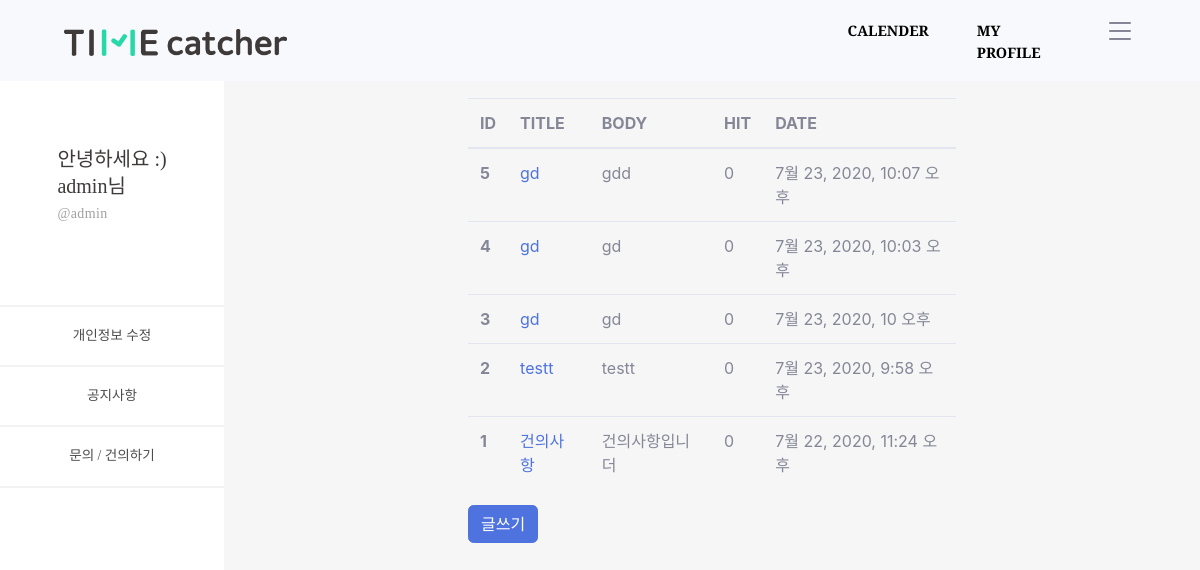
The page /timeApp/customer/ (signed in) on the database as committed earlier.
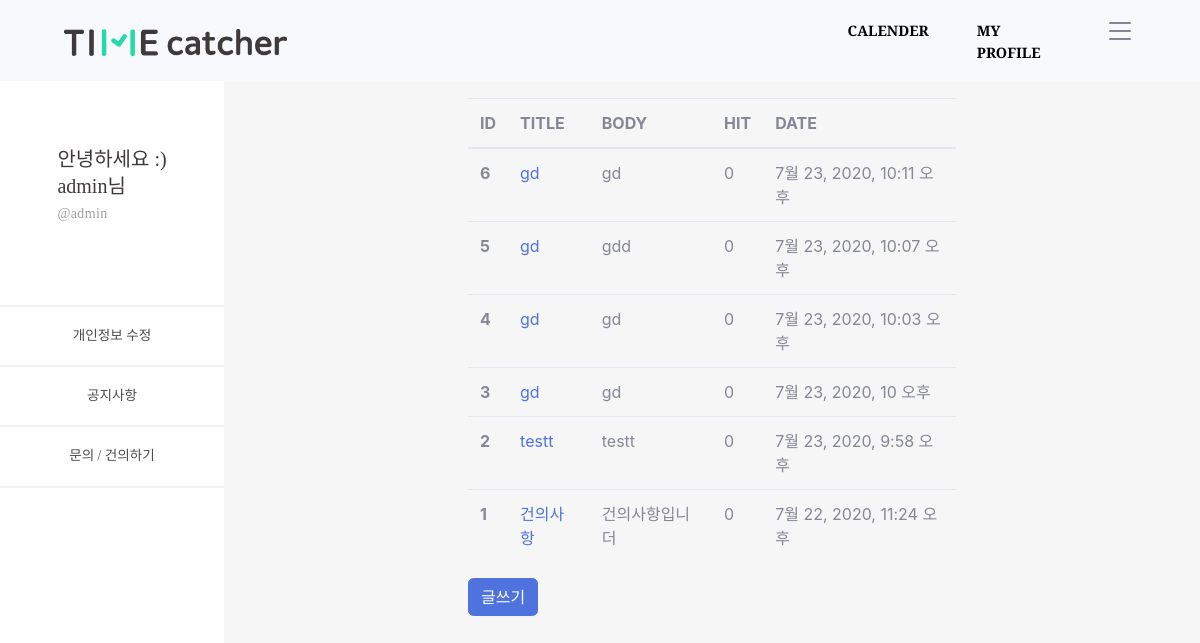
The same page on the database as committed later.
### timeApp/models.py (models this page shows, shortened)
class Customer(models.Model):
    objects = models.Manager()
    c_title = models.CharField(max_length=100)
    c_body = models.TextField()
    c_hit = models.PositiveIntegerField(default=0)
    c_input_date = models.DateTimeField('date published', default=timezone.now)

### timeApp/views.py (the view)
# urls.py: path('customer/', views.customer, name='customer'),
def customer(request):
    customers = Customer.objects.all().order_by('-id')
    conn_user = request.user
    conn_profile = Profile.objects.get(user=conn_user)
    context = {
        'id' : conn_user.username,
        'nick' : conn_profile.nick,
        'customers' : customers,
    }
    return render(request, 'customer.html', context=context)

### timeApp/templates/customer.html
{% extends 'base_side.html' %}
{% load static %}
{% block content_side %}
<div id="content-wrapper" style="background-color: #f6f6f6;" class="d-flex justify-content-center">
  <div class="cantrion" style="margin-top: 10%; width: 50%;">
    <table class="table">
      <thead>
        <tr>
          <th scope="col">ID</th>
          <th scope="col">TITLE</th>
          <th scope="col">BODY</th>
          <th scope="col">HIT</th>
          <th scope="col">DATE</th>
        </tr>
      </thead>
      <tbody>
        {% for customer in customers.all %}
        <tr>
          <th scope="row">{{ customer.id }}</th>
          <td><a href="{% url 'customer_detail' customer.id %}">{{ customer.c_title }}</a></td>
          <td>{{ customer.c_body }}</td>
          <td>{{ customer.c_hit }}</td>
          <td>{{ customer.c_input_date }}</td>
        </tr>
        {% endfor %}
      </tbody>
    </table>
    <a href="{% url 'customer_create' %}" class="btn btn-primary">글쓰기</a>
  </div>
</div>
{% endblock %}

Rows that differ between the two databases and show on the page:
added Customer: id "6", c_title "gd", c_body "gd", c_hit "0", c_input_date "7월 23, 2020, 10:11 오후"
